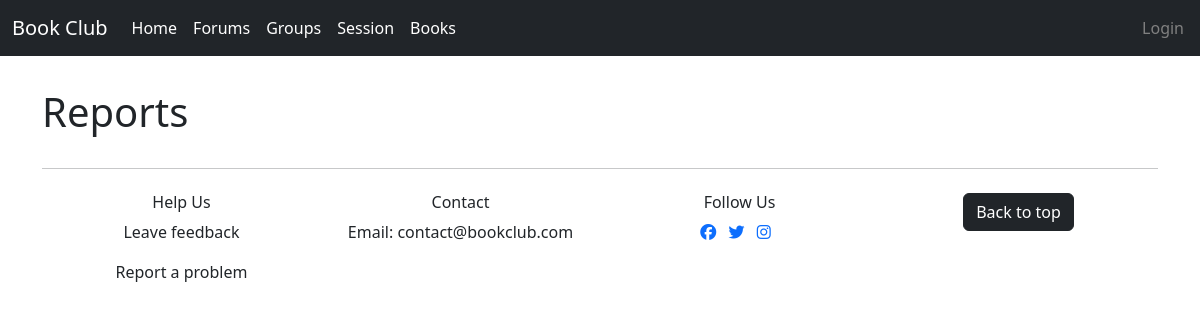
/manager/report_list, run on an earlier commit of the app's database.
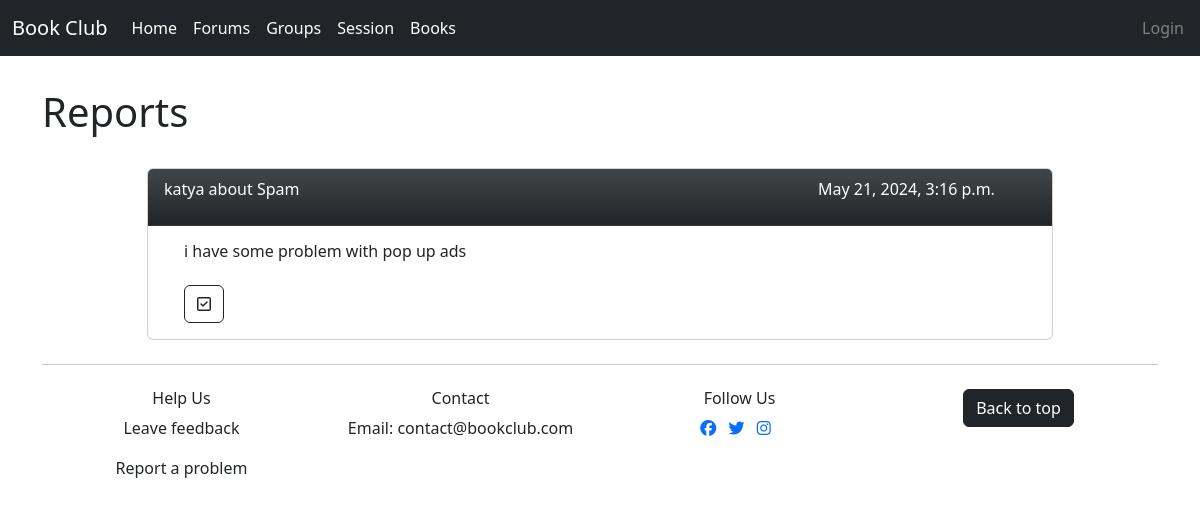
And on a later commit of the database.
### main/models.py (models this page shows, shortened)
class Report(models.Model):
    report = models.TextField(max_length=1000, blank=False)
    user_id = models.ForeignKey(User, blank=False, on_delete=models.CASCADE)
    topic = models.ForeignKey(Topic, blank=False, on_delete=models.CASCADE)
    date_created = models.DateTimeField(auto_now_add=True, null=True)

class Topic(models.Model):
    name = models.CharField(max_length=200)
    def __str__(self):
        return self.name

### manager/views.py (the view)
# urls.py: path('report_list', views.report_list, name='report_list'),
def report_list(request):
    reports_list = Report.objects.order_by('-id')
    return render(request, 'manager/report_list.html', {'instance_list':reports_list})

### manager/templates/manager/report_list.html (shortened to what this page needs)
{% extends 'main/layout.html' %}
{% block content %}
<div class="row mb-3 ">
    <div class="col-10">
        <h1>Reports</h1>
    </div>
</div>
<div class="container col-10">
        {% for el in instance_list %}
             <div class="card justify-content-center mt-4 mb-4">
        <div class="card-header bg-dark bg-gradient text-white details">
            <div class="col-9">
                 <p class="name">{{ el.user_id }} about {{ el.topic }}</p>
            </div>
            <div class="col-3">
                <p class="name">{{ el.date_created }}</p>
            </div>
        </div>
        <div class="card-body position-relative">
            <div>
                <h6 class="card-text" style="margin-left: 20px;" for="discuss"> {{ el.report }} </h6>
                <a href="{% url 'manager:report_delete' id=el.id %}" class="btn btn-outline-dark mt-3"
                   style="margin-left: 20px;"> <i class="fa-regular fa-square-check"></i></a>
            </div>
        </div>
    </div>
        {% endfor %}
</div>
{% endblock %}

What changed in the data, as far as the page shows it:
added Report: user_id "katya", topic "Spam", date_created "May 21, 2024, 3:16 p.m.", report "i have some problem with pop up ads"
